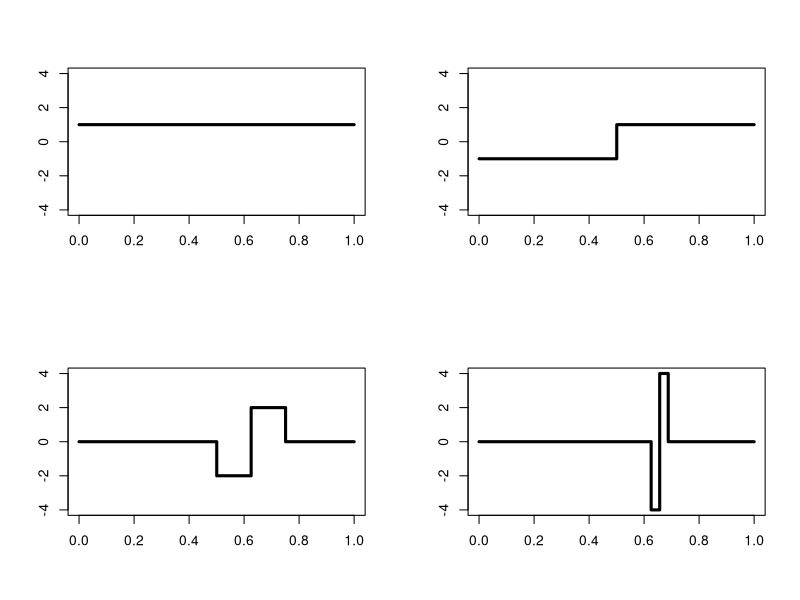
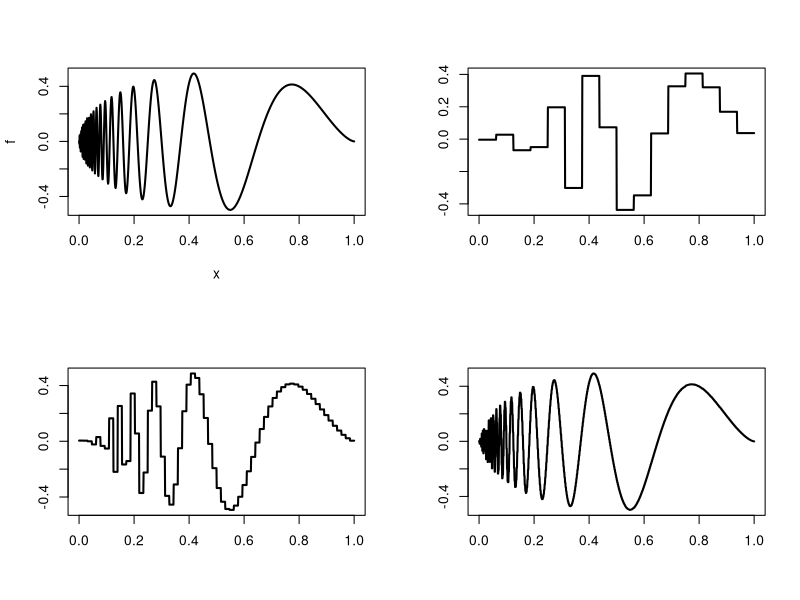
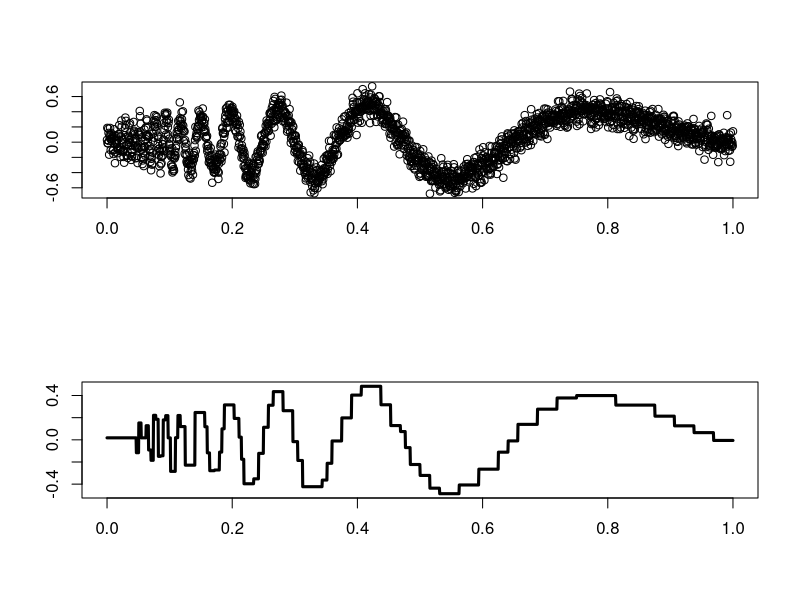

Reproduce these figures in R, in order.
mother <- function(j,k,n){
     x <- seq(0,1,length=n)
     psi <- rep(0,n)
     y <- (2^j)*x - k
     I <- (1:n)[ (0 <= y) & (y <= .5) ]
     psi[I] <- -2^(j/2)
     I <- (1:n)[ (.5 < y) & (y <= 1) ]
     psi[I] <- 2^(j/2)
     psi
     }


postscript("haar.eps",horizontal=F,onefile=F,print.it=F)
par(mfrow=c(2,2))
n <- 1000
x <- seq(0,1,length=n)
phi <- rep(1,n)
plot(x,phi,type="l",lwd=3,ylim=c(-4,4),xlab="",ylab="")
j <- 0; k <- 0;psi <- mother(j,k,n)
plot(x,psi,type="s",lwd=3,xlab="",ylab="",ylim=c(-4,4))
j <- 2; k <- 2;psi <- mother(j,k,n)
plot(x,psi,type="s",lwd=3,xlab="",ylab="",ylim=c(-4,4))
j <- 4; k <- 10;psi <- mother(j,k,n)
plot(x,psi,type="s",lwd=3,xlab="",ylab="",ylim=c(-4,4))
dev.off()


############### doppler
int <- function(f,x){
     n <- length(x)
     h <- diff(x)
     .5*sum(h*(f[-1]+f[-n]))
     }


reconstruct <- function(n,J){
     x <- seq(0,1,length=n)
     f <- sqrt(x*(1-x))*sin(2.1*pi/(x+.05))
     alpha <- int(f,x)
     g <- rep(alpha,n) ### reconstruction
     beta <- list()
     for(j in 0:J){
          m <- (2^j) - 1
          beta[[j+1]] <- rep(0,m+1)
          for(k in 0:m){
               a1 <- k/(2^j)
               a2 <- (k+.5)/(2^j)
               a3 <- (k+1)/(2^j)
               nn <- round(n/2)
               x1 <- seq(a1,a2,length=nn)
               x2 <- (seq(a2,a3,length=nn+1))[-1]
               f1 <- sqrt(x1*(1-x1))*sin(2.1*pi/(x1+.05))
               f2 <- sqrt(x2*(1-x2))*sin(2.1*pi/(x2+.05))
               temp <- 2^(j/2)*(int(f2,x2) - int(f1,x1))
               beta[[j+1]][k+1] <- temp
               psi <- mother(j,k,n)
               g <- g + temp*psi
               }
          }
     list(g=g,alpha=alpha,beta=beta)
     }



postscript("haar.doppler.eps",horizontal=F,onefile=F,print.it=F)
par(mfrow=c(2,2))
n <- 1024
x <- seq(0,1,length=n)
f <- sqrt(x*(1-x))*sin(2.1*pi/(x+.05))
plot(x,f,type="l",lwd=2)

out <- reconstruct(n,3);plot(x,out$g,type="l",lwd=2,xlab="",ylab="")
out <- reconstruct(n,5);plot(x,out$g,type="l",lwd=2,xlab="",ylab="")
out <- reconstruct(n,8);plot(x,out$g,type="l",lwd=2,xlab="",ylab="")




dev.off()



############## Estimation

universal <- function(y){
     n <- length(y)
     J <- log(n,2)
     alpha <- mean(y)
     temp <- y/sqrt(n)
     D <- list()
     for(j in (J-1):0){
         m <- 2^j
         I <- (1:m)
         D[[j+1]] <- (temp[2*I] -  temp[(2*I) - 1])/sqrt(2)
         temp <- (temp[2*I] +  temp[(2*I) - 1])/sqrt(2)
         }
     sigma <- sqrt(n)*median(abs(D[[J]]))/.6745
     thresh <- sigma*sqrt(2*log(n)/n)
     beta <- D
     for(j in (J-1):0){
         temp <- D[[j+1]]
         temp[abs(temp) < thresh] <- 0
         beta[[j+1]] <- temp
         }
     x <- (1:n)/n
     f <- rep(alpha,n)
     for(j in 0:(J-1)){
          m <- (2^j) - 1
          for(k in 0:m){
               psi <- mother(j,k,n)
               f <- f + beta[[j+1]][k+1]*psi
               }
          }
     list(alpha=alpha,beta=beta,D=D,f=f)
     }

postscript("haar.doppler.estimate.eps",horizontal=F,onefile=F,print.it=F)
n <- 2048
x <- seq(0,1,length=n)
f <- sqrt(x*(1-x))*sin(2.1*pi/(x+.05))
y <- f + rnorm(n,0,.1)

out <- universal(y)
par(mfrow=c(2,1))
plot(x,y,xlab="",ylab="")
plot(x,out$f,type="l",lwd=3,xlab="",ylab="")
dev.off()
